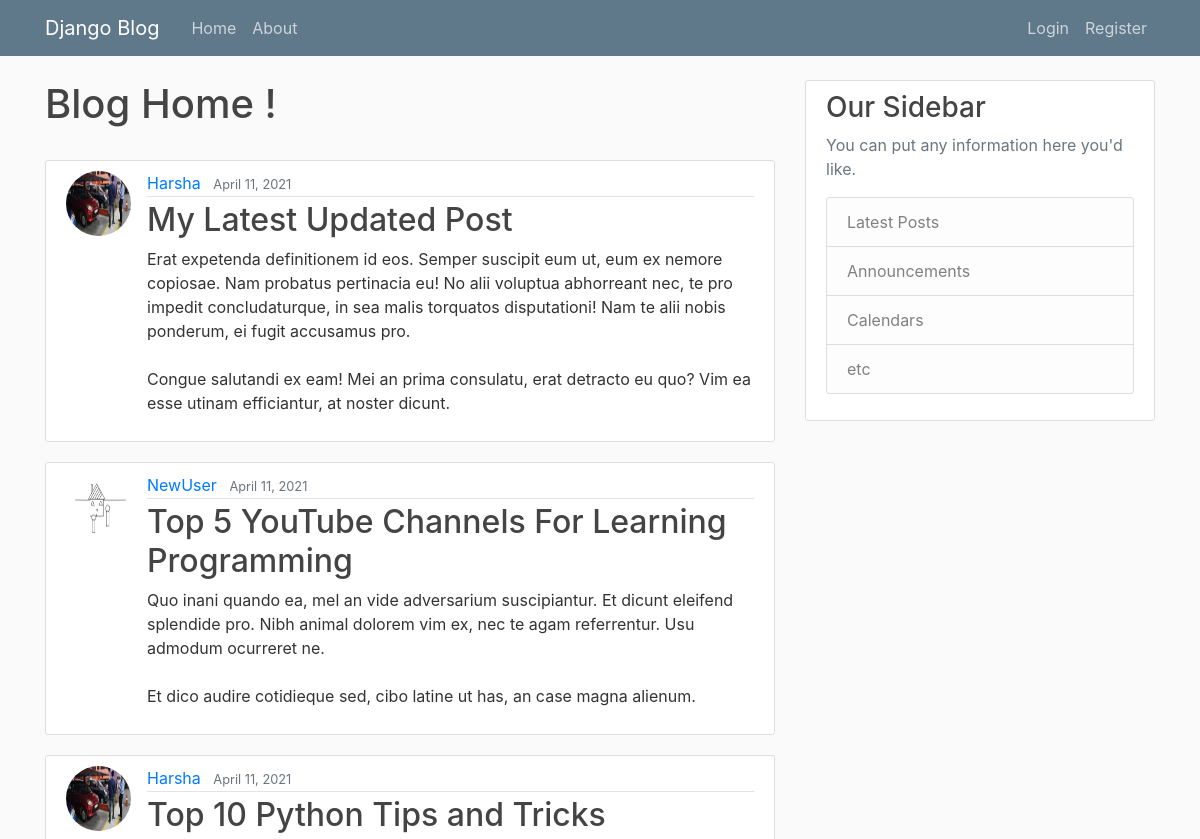
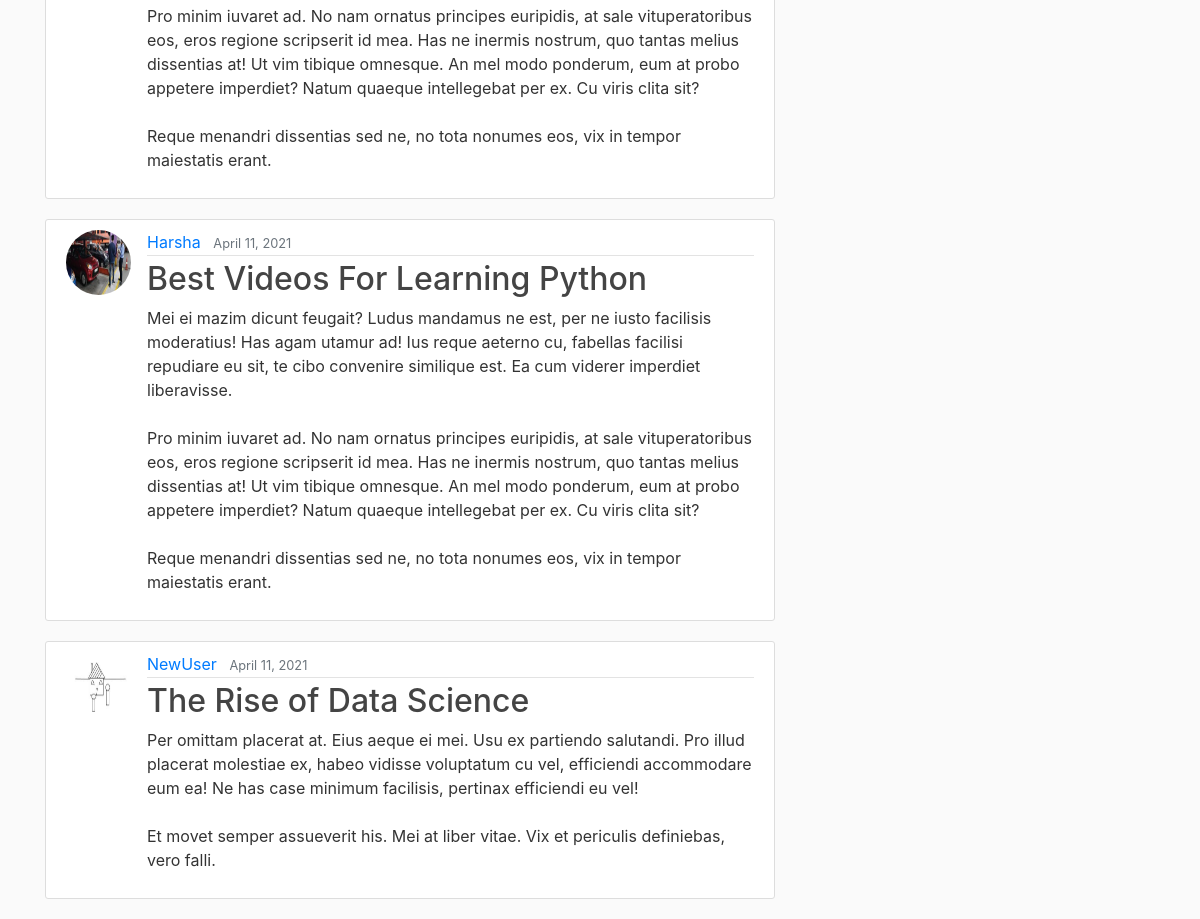
The page / on the database its author committed (2 pictures, top to bottom).
### blog/models.py (models this page shows, shortened)
class Post(models.Model):
    title = models.CharField(max_length=100)
    content = models.TextField()
    date_posted = models.DateTimeField(default=timezone.now)
    author = models.ForeignKey(User, on_delete=models.CASCADE)

### users/models.py (models this page shows, shortened)
class Profile(models.Model):
    user = models.OneToOneField(User, on_delete=models.CASCADE)
    image = models.ImageField(default='default.jpg', upload_to ='profile_pics')

### blog/views.py (the view)
# urls.py: path('', PostListView.as_view(), name="blog-home"),
class PostListView(ListView):
    model = Post            # Tells which model to query to create a List View
    template_name = 'blog/home.html'
    context_object_name = 'posts'
    ordering = ['-date_posted']
    paginate_by = 5

### blog/templates/blog/home.html
{% extends "blog/base.html" %}
{% block content %}
    <h1>Blog Home !</h1>
    <br>
    {% for post in posts %}
        <article class="media content-section">
            <img class="rounded-circle article-img" src="{{ post.author.profile.image.url }}" alt="Image">
            <div class="media-body">
            <div class="article-metadata">
                <a class="mr-2" href="#">{{ post.author }}</a>
                <small class="text-muted">{{ post.date_posted|date:"F d, Y" }}</small>
            </div>
            <h2><a class="article-title" href="{% url 'post-detail' post.id  %}">{{ post.title }}</a></h2>
            <p class="article-content">{{ post.content }}</p>
            </div>
        </article>
    {% endfor %}
{% endblock %}

### blog/static/blog/main.css (style rules this page uses)
body { background: #fafafa; color: #333333; margin-top: 5rem; }
h1, h2, h3, h4, h5, h6 { color: #444444; }
.content-section { background: #ffffff; padding: 10px 20px; border: 1px solid #dddddd; border-radius: 3px; margin-bottom: 20px; }
.article-title { color: #444444; }
.article-content { white-space: pre-line; }
.article-img { height: 65px; width: 65px; margin-right: 16px; }
.article-metadata { padding-bottom: 1px; margin-bottom: 4px; border-bottom: 1px solid #e3e3e3 }

### rows shown on the page
Post: author.profile.image (picture), author "Harsha", date_posted "April 11, 2021", title "My Latest Updated Post", content "Erat expetenda definitionem id eos. Semper suscipit eum ut, eum ex nemore copiosae. Nam probatus pertinacia eu! No alii voluptua abhorreant nec, te pro impedit concludaturque, in sea malis torquatos disputationi! Nam te alii nobis ponderum, ei fugit accusamus pro. Congue salutandi ex eam! Mei an prima consulatu, erat detracto eu quo? Vim ea esse utinam efficiantur, at noster dicunt."
Post: author.profile.image (placeholder picture), author "NewUser", date_posted "April 11, 2021", title "Top 5 YouTube Channels For Learning Programming", content "Quo inani quando ea, mel an vide adversarium suscipiantur. Et dicunt eleifend splendide pro. Nibh animal dolorem vim ex, nec te agam referrentur. Usu admodum ocurreret ne. Et dico audire cotidieque sed, cibo latine ut has, an case magna alienum."
Post: author.profile.image (picture), author "Harsha", date_posted "April 11, 2021", title "Top 10 Python Tips and Tricks", content "Pro minim iuvaret ad. No nam ornatus principes euripidis, at sale vituperatoribus eos, eros regione scripserit id mea. Has ne inermis nostrum, quo tantas melius dissentias at! Ut vim tibique omnesque. An mel modo ponderum, eum at probo appetere imperdiet? Natum quaeque intellegebat per ex. Cu viris clita sit? Reque menandri dissentias sed ne, no tota nonumes eos, vix in tempor maiestatis erant."
Post: author.profile.image (picture), author "Harsha", date_posted "April 11, 2021", title "Best Videos For Learning Python", content "Mei ei mazim dicunt feugait? Ludus mandamus ne est, per ne iusto facilisis moderatius! Has agam utamur ad! Ius reque aeterno cu, fabellas facilisi repudiare eu sit, te cibo convenire similique est. Ea cum viderer imperdiet liberavisse. Pro minim iuvaret ad. No nam ornatus principes euripidis, at sale vituperatoribus eos, eros regione scripserit id mea. Has ne inermis nostrum, quo tantas melius dissentias at! Ut vim tibique omnesque. An mel modo ponderum, eum at probo appetere imperdiet? Natum quaeque intellegebat per ex. Cu viris clita sit? Reque menandri dissentias sed ne, no tota nonumes eos, vix in tempor maiestatis erant."
Post: author.profile.image (placeholder picture), author "NewUser", date_posted "April 11, 2021", title "The Rise of Data Science", content "Per omittam placerat at. Eius aeque ei mei. Usu ex partiendo salutandi. Pro illud placerat molestiae ex, habeo vidisse voluptatum cu vel, efficiendi accommodare eum ea! Ne has case minimum facilisis, pertinax efficiendi eu vel! Et movet semper assueverit his. Mei at liber vitae. Vix et periculis definiebas, vero falli."
